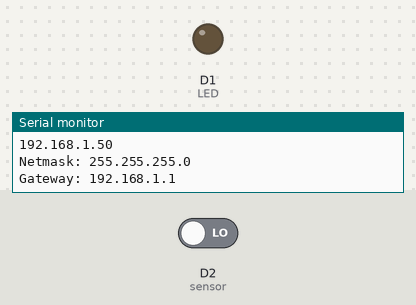
The sketch below on a simulated ESP8266 (NodeMCU). Parts: output pins drawn as LEDs (lit = HIGH), the last lines printed to the serial monitor. The inputs (shaded band) are chosen by the test bench; at power-on: D2 (sensor) LOW. WiFi joins after 1.5 s; servers stay silent unless stated; uploads are accepted with an empty reply.

Above: at 3.3 s.
3.4 s: D2 (sensor) driven HIGH
At 4.2 s:
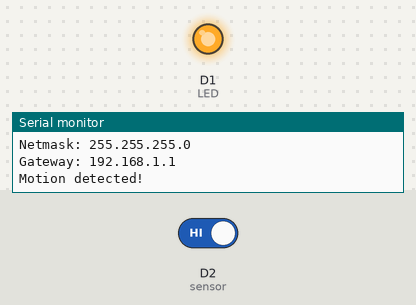
5.1 s: D2 (sensor) driven LOW
At 6.9 s:
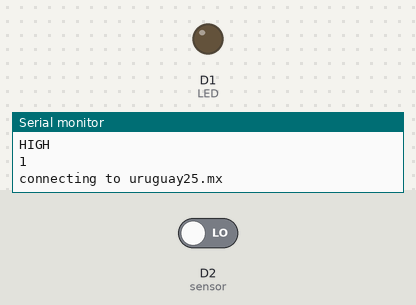
Timing chart, 0 to 8.4 s (numbered marks = the images above; inputs shaded):
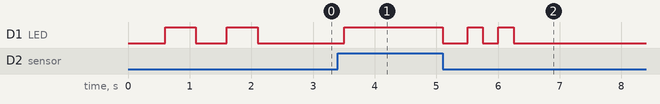

The sketch:

ConexionLaserWeb-Pibe.ino
```cpp
#include <ESP8266WiFi.h>

#define sensor D2

#define LED D1 // Led in NodeMCU at pin GPIO16 (D0).

//PIBE
const char* ssid1 = "INFINITUM6038_2.4";
const char* password1 = "1942842573";

//CASA
const char* ssid2 = "JustInternet";
const char* password2 = "thePassword";

const char* host = "uruguay25.mx";

int count = 0;
int state = LOW;

// Create an instance of the server
// specify the port to listen on as an argument

void setup() {
    Serial.begin(115200);
    delay(100);

    pinMode(LED, OUTPUT);     // Initialize the LED_BUILTIN pin as an output
    pinMode(sensor, INPUT);

    // Connect to WiFi network
    Serial.println();
    Serial.println();
    Serial.print("Connecting to ");
    Serial.println(ssid2);

    WiFi.begin(ssid1, password1);

    while (WiFi.status() != WL_CONNECTED) {
      delay(500);
      Serial.print(".");
      Serial.print("Not connected");

      digitalWrite(LED, HIGH);
      delay(500);
      digitalWrite(LED, LOW);
    }
    Serial.println("");
    Serial.println("WiFi connected");

    Serial.println("IP address: ");
    Serial.println(WiFi.localIP());

    Serial.print("Netmask: ");
    Serial.println(WiFi.subnetMask());

    Serial.print("Gateway: ");
    Serial.println(WiFi.gatewayIP());
}

void loop() {

  int sensorValue = digitalRead(sensor);
  if (sensorValue == HIGH) {           // check if the sensor is HIGH
    digitalWrite(LED, HIGH);   // turn LED ON
    delay(100);                // delay 100 milliseconds

    if (state == LOW) {
      Serial.println("Motion detected!");
      state = HIGH;       // update variable state to HIGH
    }
  }
  else{
    digitalWrite(LED, LOW); // turn LED OFF
    delay(200);             // delay 200 milliseconds

    if (state == HIGH){
       Serial.println("Motion stopped!");
       Serial.println("HIGH");
          count ++;
          Serial.println(count);
          //delay(1000);

          Serial.print("connecting to ");
          Serial.println(host);

          WiFiClient client;
          const int httpPort = 80;
          if (!client.connect(host, httpPort)) {
            Serial.println("connection failed");
            return;
          }

          String url = "/apiUruguay/sensor1/insert.php?info1=" + String(count);
          //Serial.print("Requesting URL: ");
          //Serial.println(url);

          client.print(String("GET ") + url + " HTTP/1.1\r\n" +
                      "Host: " + host + "\r\n" +
                      "Connection: close\r\n\r\n");

          digitalWrite(LED, HIGH);
          delay(250);
          digitalWrite(LED, LOW);
          delay(250);
          digitalWrite(LED, HIGH);
          delay(250);
          digitalWrite(LED, LOW);


          while(client.available()){
            String line = client.readStringUntil('\r');
            //Serial.print(line);
          }


          Serial.println();
          Serial.println("PUBLICADO");
       state = LOW;       // update variable state to LOW
    }
  }
}
```

Measured:
- after the input at 3.4 s, D1 (LED): LOW → HIGH after 0.11 s
- after the input at 5.1 s, D1 (LED): goes LOW 0.40 s, HIGH 0.25 s, LOW 0.25 s, HIGH 0.25 s, then LOW, starting at once
